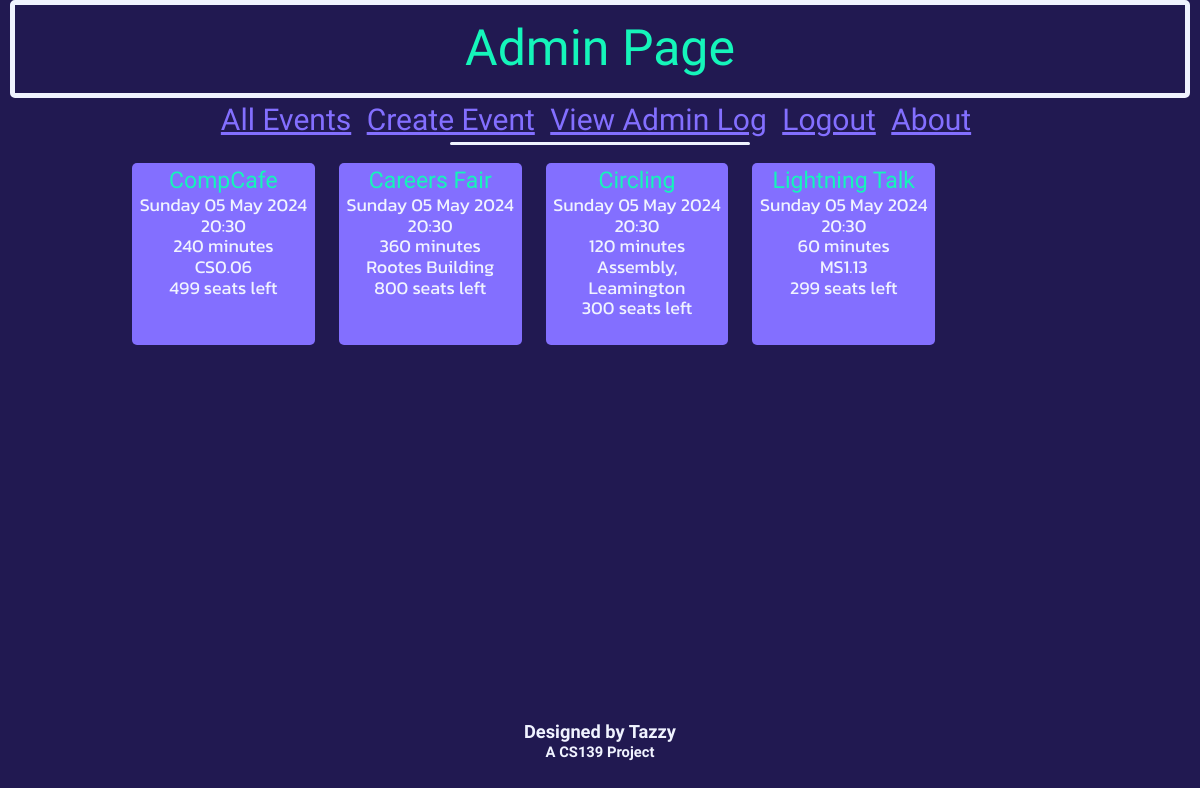
The app's page /superHome (signed in), older data.
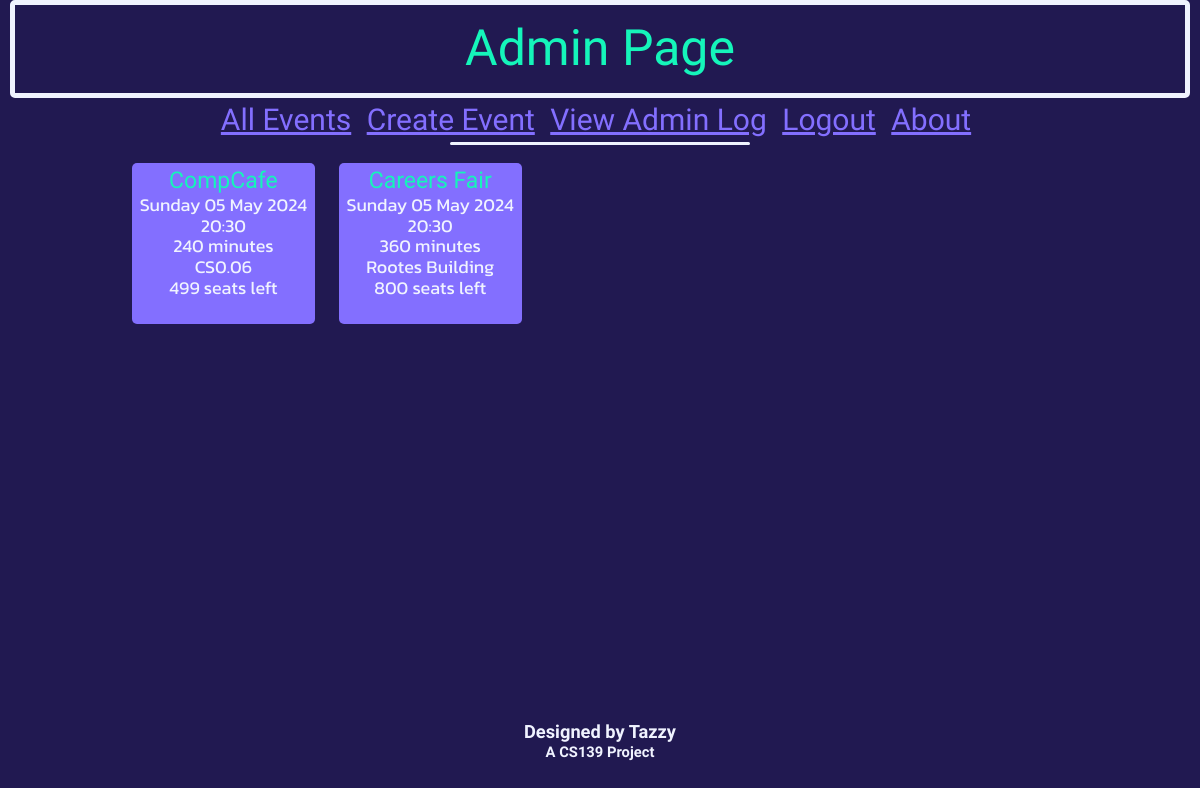
The same page, newer data.
### db_definition.py (models this page shows, shortened)
class Event(db.Model):
    __tablename__ = "events"
    event_id = db.Column(db.Integer, primary_key = True)
    name = db.Column(db.String(20))
    dateTime = db.Column(db.DateTime)
    duration = db.Column(db.Integer) # Minutes
    capacity = db.Column(db.Integer)
    ticketsSold = db.Column(db.Integer)
    location = db.Column(db.String(50))

### eventbyte.py (the view)
@app.route('/superHome')
def superHome():
    if (not current_user.is_authenticated) or (current_user.userClass != "super"):
        flash("Only admins can access this page.")
        return redirect('/home')
    updateTickets()
    return render_template('superHome.html', events=Event.query.all(), currTime = datetime.datetime.now())

### eventbyte.py (called while the page is built)
@loginManager.user_loader
def loadUser(user_id):
    return User.query.get(int(user_id))

def updateTickets():
    events = Event.query.all()
    for event in events:
        ticketNum = db.session.query(Ticket).where(Ticket.event_id == event.event_id, Ticket.status == "Upcoming").count()
        event.ticketsSold = ticketNum
        if event.dateTime <= datetime.datetime.now():
            tickets = db.session.query(Ticket).where(Ticket.event_id == event.event_id)
            for ticket in tickets:
                ticket.status = "Completed"
    db.session.commit()

### templates/superHome.html
{% extends 'base.html' %}
{% block heading %}
    <div class="title subtitle">
        Admin Page
    </div>
{% endblock %}
{% block content %}
    {% with messages = get_flashed_messages() %}
        {% if messages %}
        <div class="loginFlashes">
            {% for message in messages %}
            <p> {{ message }} </p>
            {% endfor %}
        </div>
        {% else %}
            <br>
        {% endif %}
    {% endwith %}
    {% include "eventList.html" %}
{% endblock %}

### templates/eventList.html (shortened to what this page needs)
<div id="eventsList">
    {% for event in events %}
        {% if event.dateTime > currTime %}
            <div class="event">
                <a href="/viewEvent?eventid={{event.event_id}}" style="text-decoration: none;"><span class="titleRef" style="font-size: 23px;">{{ event.name }}</span></a><br>
                {{ event.dateTime.strftime('%A') }} {{ event.dateTime.strftime('%d') }} {{ event.dateTime.strftime('%b') }} {{ event.dateTime.strftime('%Y') }}<br>
                {{ event.dateTime.strftime('%H') }}:{{ event.dateTime.strftime('%M') }}<br>
                {{ event.duration }} minutes<br>
                {{ event.location }}<br>
                {% if current_user.userClass == "super" %}
                    {{ event.capacity - event.ticketsSold }} seats left<br><br>
                {% elif event.ticketsSold == event.capacity %}
                    <span style="color: red;"><strong>SOLD OUT</strong></span><br>
                {% elif (event.ticketsSold >= (0.95 * event.capacity)) %}
                    <span style="color: red;"><strong>TICKETS LOW</strong></span><br>{{event.capacity - event.ticketsSold}} tickets left.<br>
                {% else %}
                    <br>
                {% endif %}
            </div>
        {% endif %}
    {% endfor %}
</div>

Row changes from the older to the newer data that the page shows:
removed Event: name "Circling", dateTime "Sunday", dateTime "05", dateTime "May", dateTime "2024", dateTime "20", dateTime "30", duration "120", location "Assembly, Leamington", event.capacity-event.ticketsSold "300"
removed Event: name "Lightning Talk", dateTime "Sunday", dateTime "05", dateTime "May", dateTime "2024", dateTime "20", dateTime "30", duration "60", location "MS1.13", event.capacity-event.ticketsSold "299"
